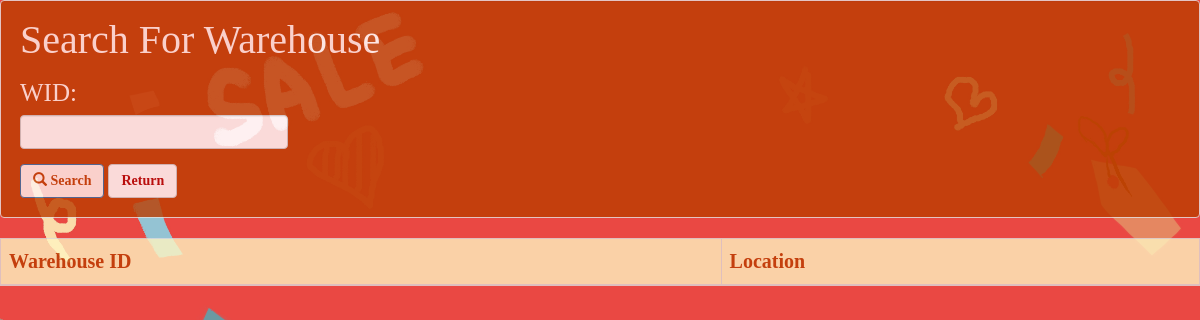
The page /searchWarehouse/ on the database as committed earlier.
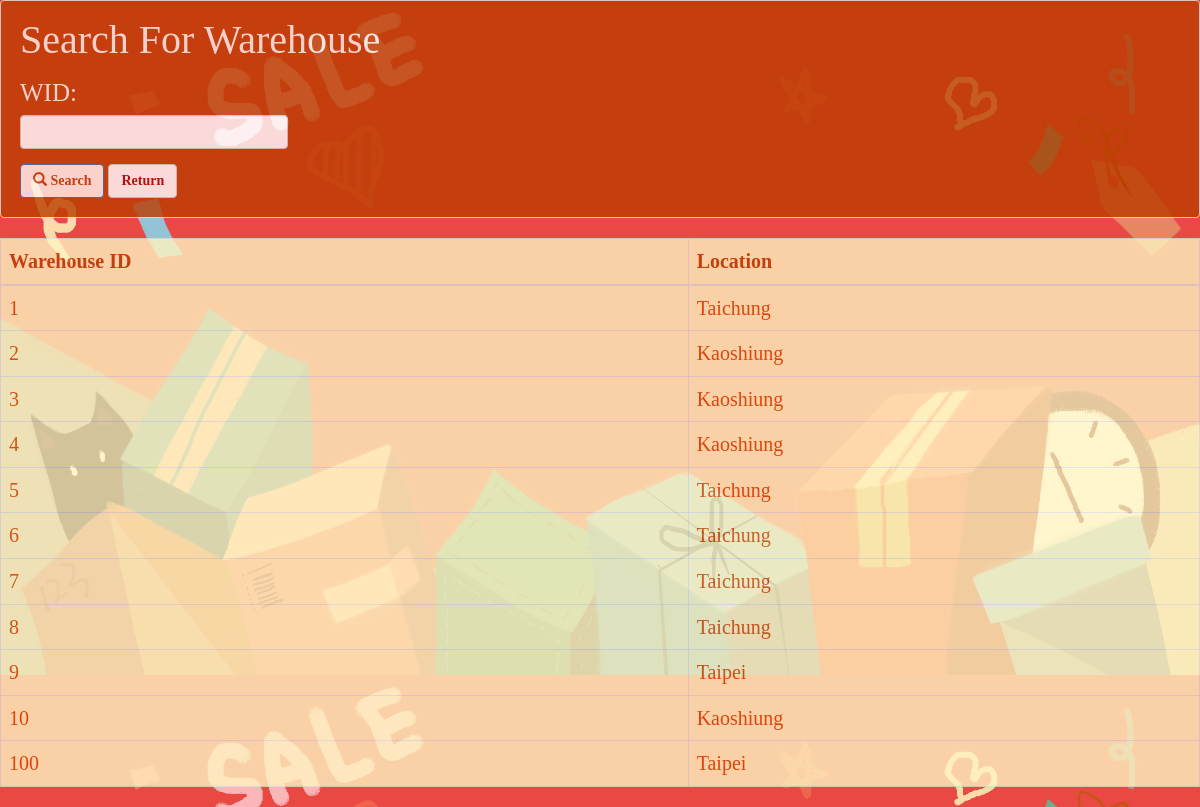
The same page on the database as committed later.
### catalog/models.py (models this page shows, shortened)
class Warehouse(models.Model):
    WID = models.CharField(primary_key=True, max_length=10)
    location = models.CharField(max_length=100)

### catalog/views.py (the view)
# urls.py: url(r'^searchWarehouse/$', searchWarehouse),
def searchWarehouse(request):
    warehouse = Warehouse.objects.all()
    warehouseFilter = WarehouseFilter(request.GET, queryset=warehouse)
    return render(request, 'searchWarehouse.html', {'filter': warehouseFilter})

### templates/searchWarehouse.html (shortened to what this page needs)
<!DOCTYPE html>
{% load static %}
<html lang="en">
<head>
    <link rel="stylesheet" href="https://maxcdn.bootstrapcdn.com/bootstrap/3.4.1/css/bootstrap.min.css">
    <link rel="stylesheet" href="{% static 'css/search.css' %}">
</head>
<body>
    {% load widget_tweaks %}
    {% block content %}
    <form method="get">
        <div class="well" style="background-color:#BB3D00;">
            <h4 style="margin-top: 0; margin-bottom: 20px; color:#FFF3EE; font-size:40px;">Search For Warehouse</h4>
            <div class="row">
                <div class="form-group col-sm-4 col-md-3" style="color:#FFF3EE; font-size:25px;">
                    <div style="margin-bottom: 10px;">
                        {{ filter.form.WID.label_tag}}
                    </div>
                    {% render_field filter.form.WID class="form-control" %}
                </div>
            </div>
            <button type="submit" class="btn btn-primary" style="background-color:#FFF3EE;color:#BB3D00;font-weight:bold;">
                <span class="glyphicon glyphicon-search"></span> Search
            </button>
            <input type="button" class="btn btn-default" value="Return" style="color:#AE0000; font-weight: bold;" onclick="javascript:location.href='http://127.0.0.1:8000/employee'">
        </div>
    </form>
    <table class="table table-bordered" style="background-color:#FFF4C1;opacity = 0.8;font-size:20px;">
        <thead>
        <tr style="color:#BB3D00;font-weight:bold;">
            <th>Warehouse ID</th>
            <th>Location</th>
        </tr>
        </thead>
        <tbody>
        {% for warehouse in filter.qs %}
            <tr style="color:#D94600;">
                <td>{{ warehouse.WID }}</td>
                <td>{{ warehouse.location }}</td>
            </tr>
        {% endfor %}
        </tbody>
    </table>
    {% endblock %}
</body>
</html>

### static/css/search.css (style rules this page uses)
html, body, div, span, applet, object, iframe, h1, h2, h3, h4, h5, h6, p, blockquote, pre, a, abbr, acronym, address, big, cite, code, del, dfn, em, img, ins, kbd, q, s, samp, small, strike, strong, sub, sup, tt, var, b, u, i, center, dl, dt, dd, ol, ul, li, fieldset, form, label, legend, table, caption, tbody, tfoot, thead, tr, th, td, article, aside, canvas, details, embed, figure, figcaption, footer, header, hgroup, menu, nav, output, ruby, section, summary, time, mark, audio, video { margin: 0; padding: 0; border: 0; font-size: 100%; font: inherit; vertical-align: baseline; }
body { line-height: 1; }
table { border-collapse: collapse; border-spacing: 0; }
body { background-image:url('../img/background.jpg'); background-size:100%; background-repeat:repeat; opacity: .8; }

Rows that differ between the two databases and show on the page:
added Warehouse: WID "1", location "Taichung"
added Warehouse: WID "2", location "Kaoshiung"
added Warehouse: WID "3", location "Kaoshiung"
added Warehouse: WID "4", location "Kaoshiung"
added Warehouse: WID "5", location "Taichung"
added Warehouse: WID "6", location "Taichung"
added Warehouse: WID "7", location "Taichung"
added Warehouse: WID "8", location "Taichung"
added Warehouse: WID "9", location "Taipei"
added Warehouse: WID "10", location "Kaoshiung"
added Warehouse: WID "100", location "Taipei"
